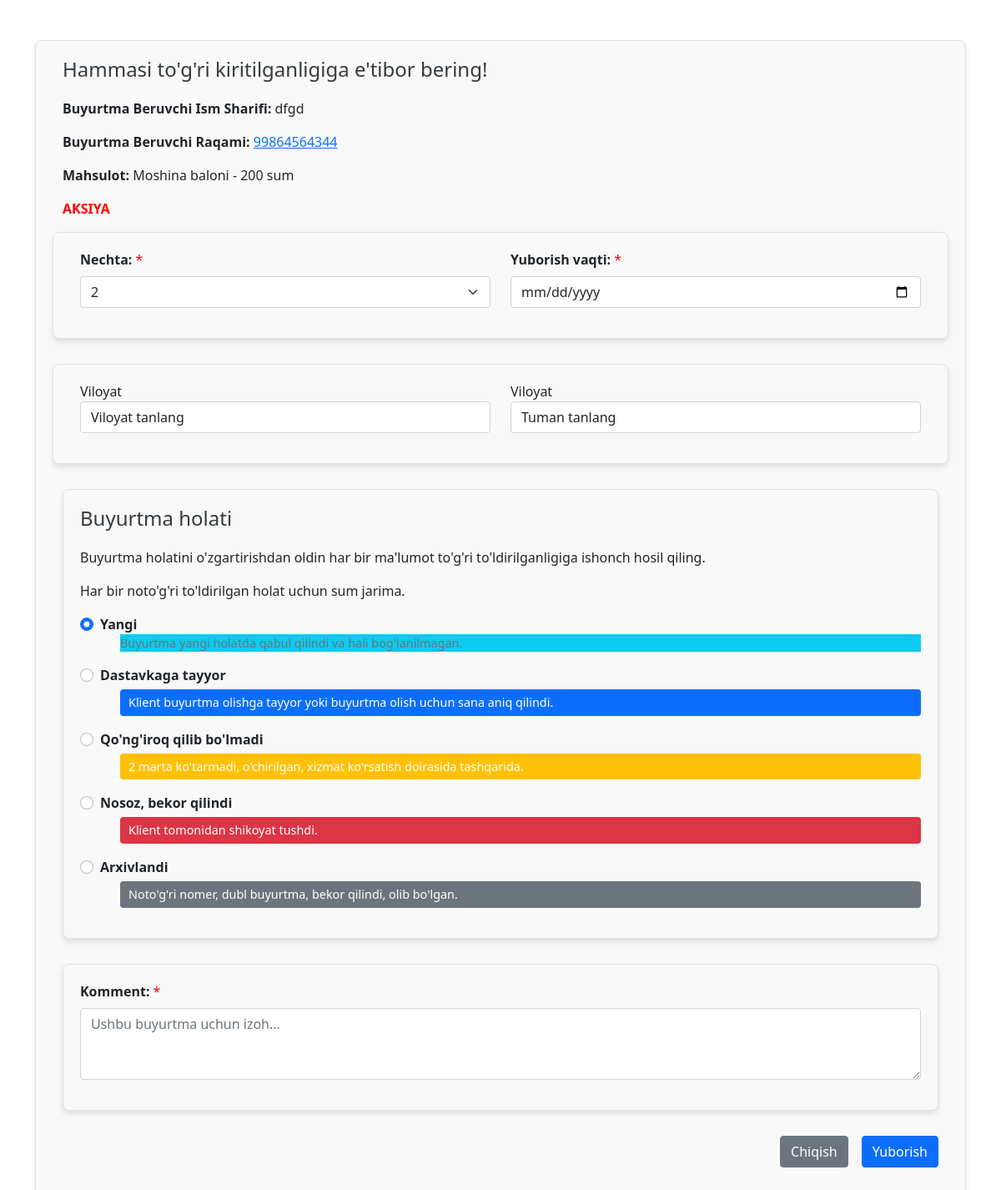
Page /order/change27 on the committed database.
### apps/models.py (models this page shows, shortened)
class Order(Model):
    class StatusType(TextChoices):
        NEW = "new", "New"
        PENDING = "pending","Pending"
        COMPLETED = "completed","Completed"
        CANCELED = "canceled","Canceled"
        READY_TO_ORDER = "ready_to_order","Ready To Order"
        DELIVERING = "delivering","Delivering"
        ARCHIVED = "archived","Archived"
        DELIVERED = "delivered","Delivered"
        NOT_PICK_UP = "not_pick_up","Not pick up"
        CANCEL_CALL = "cancel_call","Cancel_call"
        CONFIRMED = "confirmed","Confirmed"
    full_name = CharField(max_length=200)
    owner = ForeignKey("apps.User",on_delete=SET_NULL,null=True,blank=True,related_name="orders")
    phone_number = CharField(max_length=20)
    ordered_at = DateTimeField(auto_now_add=True)
    threed = ForeignKey("apps.Thread",on_delete=SET_NULL,null=True,blank=True,related_name="orders")
    product = ForeignKey("apps.Product",on_delete=CASCADE ,null=True ,blank=True,related_name="thread_order")
    district = ForeignKey("apps.District",on_delete=SET_NULL,related_name="district",null=True,blank=True)
    quantity = IntegerField(default=1)
    status = CharField(max_length=15,choices=StatusType,default=StatusType.NEW)
    update_at = DateTimeField(auto_now=True)
    comment_operator = CharField(max_length=255,null=True,blank=True)
    send_order = DateTimeField(null=True,blank=True)
    operator = CharField(max_length=255,null=True,blank=True)
    deliver = CharField(max_length=255,null=True,blank=True)
    total_amount = CharField(max_length=255,blank=True,null=True)
    price  = IntegerField()

class BaseSlugModel(Model):
    name = CharField(max_length=255)
    slug = SlugField(max_length=255,unique=True, blank=True, null=True)
    class Meta:
        abstract = True

class Product(BaseSlugModel):
    description = RichTextUploadingField()
    price = DecimalField(max_digits=10, decimal_places=2)
    image = ImageField(upload_to="images/")
    quantity =IntegerField(null=True,blank=True)
    category = ForeignKey("apps.Category",on_delete=CASCADE)
    telegram_url = CharField(max_length=255,null=True,blank=True)
    discount_price = DecimalField(max_digits=7,decimal_places=2,null=True,blank=True)
    discount = CharField(max_length=255,blank=True,null=True)

### apps/views/operator.py (the view)
class OrderChangeDetailView(DetailView):
    queryset = Order.objects.all()
    template_name = "operator/order-change (1).html"
    context_object_name = "order"
    pk_url_kwarg = "pk"
    def get_context_data(self, **kwargs):
        data =  super().get_context_data(**kwargs)
        data["regions"] = Region.objects.all()
        return data

### templates/operator/order-change (1).html (shortened to what this page needs)
{% load static %}
{% load humanize %}
{% load i18n %}
<!DOCTYPE html>
<html lang="en">
<head>
    <link rel="stylesheet" href="{% static 'apps/bootstrap/css/bootstrap.css' %}">
</head>
<body>
<div class="container py-5">
    <div class="form-section">
        <div class="container">
            <div class="col-7">
                <h2>{% trans "Hammasi to'g'ri kiritilganligiga e'tibor bering!" %}</h2>
                <p><strong>{% trans "Buyurtma Beruvchi Ism Sharifi:" %}</strong>
                    {{ order.full_name }}</p>
                <p><strong>{% trans "Buyurtma Beruvchi Raqami:" %}</strong> <a
                        href="tel:{{ order.phone_number }}">{{ order.phone_number }}</a></p>
                <p><strong>{% trans "Mahsulot:" %}</strong> {{ order.product.name }} -
                    {% if order.stream %}{{ order.stream.sale_price|intcomma }}{% else %}
                        {{ order.product.discount_price|floatformat:0|intcomma }}{% endif %} sum
                </p>
                <p style="color: red; font-weight: bold;">AKSIYA</p>
            </div>
    <form  action="{% url 'user-change' order.pk %}" method="post">
        <div class="row form-section">
            <div class="col-md-6 mb-3">
                <label for="quantity" class="form-label required-label"><strong>{% trans "Nechta:" %}</strong></label>
                <input id="quantity" class="form-select" name="quantity" required type="number" max="100" min="1"
                       value="{{ order.quantity }}">
            </div>
            <div class="col-md-6 mb-3">
                <label for="delivering_time"
                       class="form-label required-label"><strong>{% trans "Yuborish vaqti" %}:</strong></label>
                {% if order.send_order%}
                	<input type="date" class="form-control" name="send_order" id="delivering_time"
                       value="{{ order.send_order|date:'Y-m-d'}}">
                {% else %}
                     <input type="date" class="form-control" name="send_order" id="delivering_time"
                       value="{{ order.send_order|date:'Y-m-d' }}">
                {% endif %}
            </div>
        </div>
        <div class="row form-section">
            <div class="col-md-6 mb-3">
                <label for="region">{% trans "Viloyat" %}</label>
                <select class="form-control" id="id_region"]>
                    {% if order.district_id%}
                        <option value="" disabled selected>{{ order.district.region.name }}</option>
                    {% else %}
                        <option value="" disabled selected>{% trans "Viloyat tanlang" %}</option>
                    {% endif %}
                </select>
            </div>
            <div class="col-md-6 mb-3">
                <label for="district_id">{% trans "Viloyat" %}</label>
                <select name="district" class="form-control" id="id_district">
                    <option value="" selected disabled>{% trans "Tuman tanlang" %}</option>
                </select>
            </div>
        </div>
        <div class="form-section">
            <h2>{% trans "Buyurtma holati" %}</h2>
            <p>{% trans "Buyurtma holatini o'zgartirishdan oldin har bir ma'lumot to'g'ri to'ldirilganligiga ishonch hosil qiling." %}</p>
            <p>{% trans "Har bir noto'g'ri to'ldirilgan holat uchun" %} {{ site_settings.operator_repression }} {% trans "sum jarima." %}</p>
            <div class="mb-3">
                <div class="form-check">
                    <input class="form-check-input" type="radio" name="status" id="new_order"
                           value="{{ order.StatusType.NEW }}"{% if order.status == order.StatusType.NEW %}
                           checked {% endif %}required
                    >
                    <label class="form-check-label" for="new_order">
                        <strong>{% trans "Yangi" %}</strong>
                    </label>
                    <p class="bg-info">
                        {% trans "Buyurtma yangi holatda qabul qilindi va hali bog'lanilmagan." %}
                    </p>
                </div>
                <div class="form-check">
                    <input
                            class="form-check-input"
                            type="radio"
                            name="status"
                            id="ready_order"
                            value="{{ order.StatusType.READY_TO_ORDER }}"
                            required
                    >
                    <label class="form-check-label" for="ready_order">
                        <strong>{% trans "Dastavkaga tayyor" %}</strong>
                    </label>
                    <p class="bg-primary">
                        {% trans "Klient buyurtma olishga tayyor yoki buyurtma olish uchun sana aniq qilindi." %}
                    </p>
                </div>
                <div class="form-check">
                    <input
                            class="form-check-input"
                            type="radio"
                            name="status"
                            id="cant_phone_order"
                            value="{{ order.StatusType.CANCEL_CALL }}"
                            required
                    >
                    <label class="form-check-label" for="cant_phone_order">
                        <strong>{% trans "Qo'ng'iroq qilib bo'lmadi" %}</strong>
                    </label>
                    <p class="bg-warning">
                        {% trans "2 marta ko'tarmadi, o'chirilgan, xizmat ko'rsatish doirasida tashqarida." %}
                    </p>
                </div>
                <div class="form-check">
                    <input
                            class="form-check-input"
                            type="radio"
                            name="status"
                            id="broken_order"
                            value="{{ order.StatusType.CANCELED }}"
                            required
                    >
                    <label class="form-check-label" for="broken_order">
                        <strong>{% trans "Nosoz, bekor qilindi" %}</strong>
                    </label>
                    <p class="bg-danger">
                        {% trans "Klient tomonidan shikoyat tushdi." %}
                    </p>
                </div>
                <div class="form-check">
                    <input
                            class="form-check-input"
                            type="radio"
                            name="status"
                            id="archived_order"
                            value="{{ order.StatusType.ARCHIVED }}"
                            required
                    >
                    <label class="form-check-label" for="archived_order">
                        <strong>{% trans "Arxivlandi" %}</strong>
                    </label>
                    <p class="bg-secondary">
                        {% trans "Noto'g'ri nomer, dubl buyurtma, bekor qilindi, olib bo'lgan." %}
                    </p>
                </div>
            </div>
        </div>
        <div class="form-section">
            <div class="mb-3">
                <label for="comment" class="form-label required-label">
                    <strong>{% trans "Komment" %}:</strong>
                </label>
                {% if order.comment_operator %}
                       <input id="quantity" class="form-select" name="comment_operator" required type="text"
                       value="{{ order.comment_operator }}">
                 {% else %}
                     <textarea type="text"
                          name="comment_operator"
                          class="form-control"
                          id="comment"
                          rows="3"
                          placeholder="{% trans 'Ushbu buyurtma uchun izoh...' %}"
                    ></textarea>
                {% endif %}
            </div>
        </div>
        <div class="d-flex justify-content-end mb-3">
            <a href="{% url 'operator' %}" class="btn btn-secondary me-3">
                {% trans "Chiqish" %}
            </a>
            <button type="submit" class="btn btn-primary">
                {% trans "Yuborish" %}
            </button>
        </div>
    </form>
</div>
</body>
</html>

### templates/operator/order-change (1).html (style rules this page uses)
.form-section { padding: 20px; border: 1px solid #dee2e6; border-radius: 8px; box-shadow: 0 4px 6px rgba(0, 0, 0, 0.1); margin-bottom: 30px; background-color: #f9f9f9; }
.form-section h2 { margin-bottom: 20px; font-size: 1.5rem; color: #343a40; }
.form-check p { margin-left: 1.5rem; font-size: 0.9rem; color: #6c757d; }
.form-check p.bg-primary, .form-check p.bg-warning, .form-check p.bg-danger, .form-check p.bg-secondary { padding: 5px 10px; border-radius: 4px; color: #fff; margin-top: 5px; }
.form-check p.bg-primary { background-color: #0d6efd; }
.form-check p.bg-warning { background-color: #ffc107; }
.form-check p.bg-danger { background-color: #dc3545; }
.form-check p.bg-secondary { background-color: #6c757d; }
.required-label::after { content: " *"; color: red; }

### rows in the picture
Order: full_name "dfgd", phone_number "99864564344", product.name "Moshina baloni", product.discount_price "200", quantity "2", status "☑ Yangi", status "☐ Dastavkaga tayyor", status "☐ Qo'ng'iroq qilib bo'lmadi", status "☐ Nosoz, bekor qilindi", status "☐ Arxivlandi"
